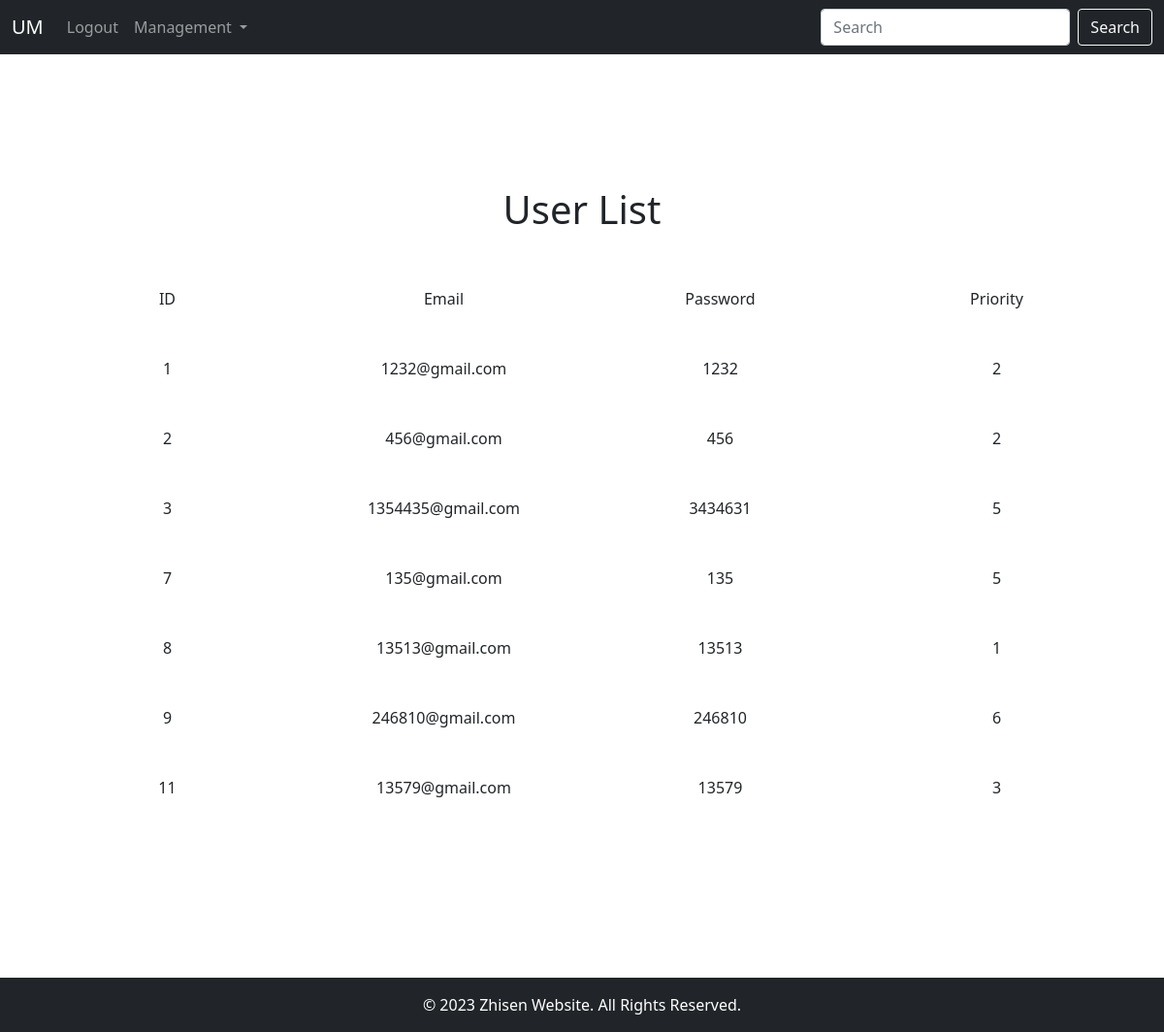
/userlist (signed in), run on the app's committed database.
### user_model.py (models this page shows)
class User(db.Model):
    id = db.Column(db.Integer, primary_key=True, autoincrement=True)
    email = db.Column(db.String(150), unique=True)
    password = db.Column(db.String(150))
    priority = db.Column(db.Integer, default=0)

### view.py (the view)
@views_bp.route("/userlist")
@login_required
def user_list():
    user_list = list_users()
    return render_template("user_list.html", users=user_list)

### user_controller.py (called while the page is built)
def list_users():
    users = db.session.execute(db.select(User).order_by(User.id)).scalars().all()
    user_list = []
    for user in users:
        user_list.append({'user_id': user.id, 'user_email': user.email, 'user_password': user.password, 'user_priority': user.priority})
    return user_list

### view.py (called while the page is built)
@login_manager.user_loader
def user_loader(email):
    users = db.session.execute(db.select(User).order_by(User.id)).scalars()
    users_email = []
    for user in users:
        users_email.append(user.email)
    if email not in users_email:
        return
    user = User1()
    user.id = email
    return user

### app1/templates/user_list.html (shortened to what this page needs)
{% extends '/frame/base.html' %}
{% block content %}
    <div class="container mt-5">
        <div class="row align-items-center">
            <div class="col text-center">
                <h1>User List</h1>
            </div>
        </div>
    </div>
    <div class="container mt-5">
        <div class="row align-items-center">
            <div class="col text-center">ID</div>
            <div class="col text-center">Email</div>
            <div class="col text-center">Password</div>
            <div class="col text-center">Priority</div>
        </div>
    </div>
    {% for user in users %}
        <div class="container mt-5">
            <div class="row align-items-center">
                <div class="col text-center">{{ user.user_id }}</div>
                <div class="col text-center">{{ user.user_email }}</div>
                <div class="col text-center">{{ user.user_password }}</div>
                <div class="col text-center">{{ user.user_priority }}</div>
            </div>
        </div>
    {% endfor %}
{% endblock %}

### app1/templates/frame/base.html (shortened to what this page needs)
<!DOCTYPE html>
<html lang="en">
<head>
    <link href="https://cdn.jsdelivr.net/npm/bootstrap@5.1.1/dist/css/bootstrap.min.css" rel="stylesheet">
</head>
<body>
    <div id="header">
        <nav class="navbar navbar-expand-lg navbar-dark bg-dark fixed-top">
            <div class="container-fluid">
              <a class="navbar-brand" href="/">UM</a>
              <div class="collapse navbar-collapse" id="navbarSupportedContent">
                <ul class="navbar-nav me-auto mb-2 mb-lg-0">
                  {% if current_user.is_authenticated %}
                    <li class="nav-item">
                      <a class="nav-link" href="/logout">Logout</a>
                    </li>
                    <li class="nav-item dropdown">
                      <a class="nav-link dropdown-toggle" href="#" id="navbarDropdown" role="button" data-bs-toggle="dropdown" aria-expanded="false">
                        Management
                      </a>
                    </li>
                  {% endif %}
                </ul>
                <form class="d-flex">
                  <input class="form-control me-2" type="search" placeholder="Search" aria-label="Search">
                  <button class="btn btn-outline-light" type="submit">Search</button>
                </form>
              </div>
            </div>
        </nav>
    </div>
    <div id="content">
        {% block content %}{% endblock %}
    </div>
    <footer class="bg-dark text-white text-center fixed-bottom py-3">
      <div class="container">
          &copy; 2023 Zhisen Website. All Rights Reserved.
      </div>
    </footer>
</body>
</html>

### data on the page
User: user_id "1", user_email "1232@gmail.com", user_password "1232", user_priority "2"
User: user_id "2", user_email "456@gmail.com", user_password "456", user_priority "2"
User: user_id "3", user_email "1354435@gmail.com", user_password "3434631", user_priority "5"
User: user_id "7", user_email "135@gmail.com", user_password "135", user_priority "5"
User: user_id "8", user_email "13513@gmail.com", user_password "13513", user_priority "1"
User: user_id "9", user_email "246810@gmail.com", user_password "246810", user_priority "6"
User: user_id "11", user_email "13579@gmail.com", user_password "13579", user_priority "3"
